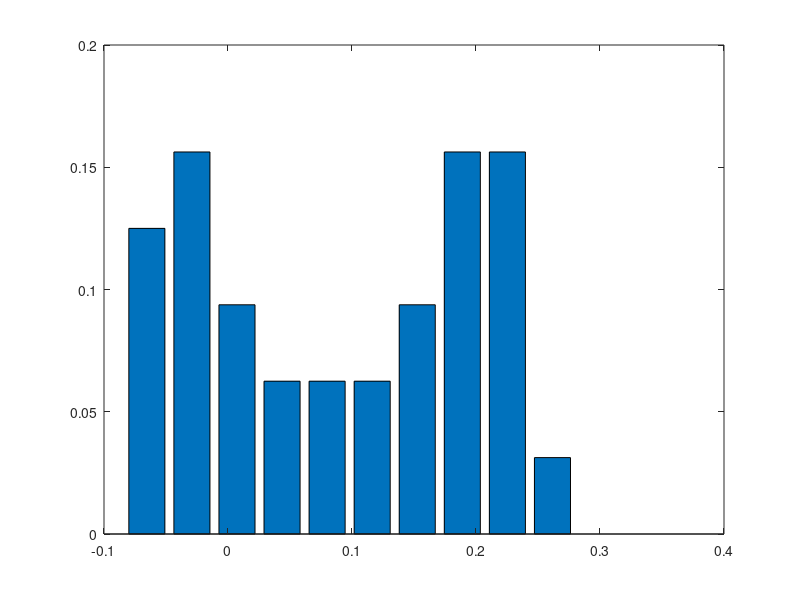
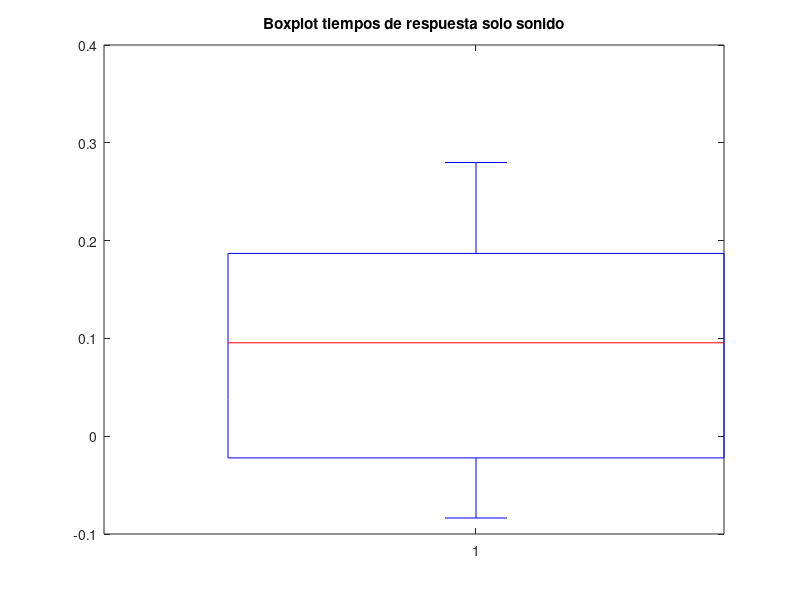
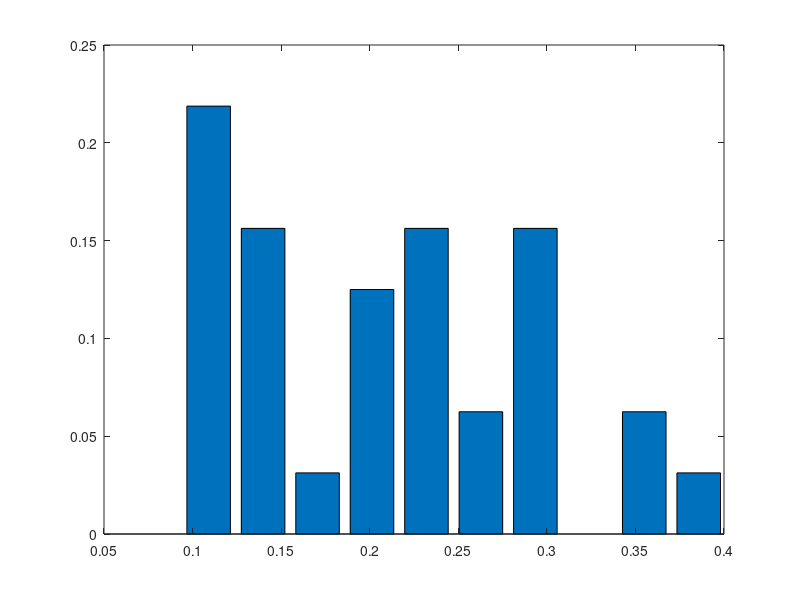
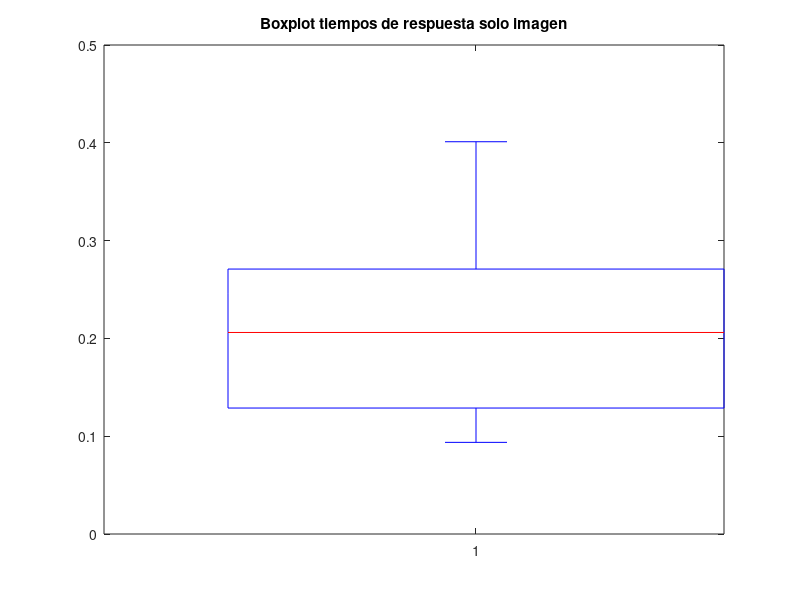

Write MATLAB code to recreate these figures, in order.
format long g;

%% Leer CSV a variables aux
i = 0;
sujeto = [];
tiempo = [];
practica = [];
delay = [];
img = [];
snd = [];
target = [];
total_trials = [];
target_time = cell(1,1);
time_firstPress = cell(1,1);
time_lastPress = cell(1,1);
f = fopen('data/bloques.csv');

while 1    
    suj = fscanf(f, '%i,', [1 1]);
    if isempty(suj)
       break 
    end
    i = i + 1;
    
    sujeto(i) = suj;
    tiempo(i) = fscanf(f, '%f,', [1 1]);
    practica(i) = fscanf(f, '%i,', [1 1]);
    delay(i) = fscanf(f, '%f,', [1 1]);
    img(i) = fscanf(f, '%i,', [1 1]);
    snd(i) = fscanf(f, '%i,', [1 1]);
    target(i) = fscanf(f, '%i,', [1 1]);
    total_trials(i) = fscanf(f, '%i,', [1 1]);
    target_time{i} = fscanf(f, '%f:', [1 total_trials(i)]);
    fscanf(f, ',');
    time_firstPress{i} = fscanf(f, '%f:', [1 total_trials(i)]);
    fscanf(f, ',');
    time_lastPress{i} = fscanf(f, '%f:', [1 total_trials(i)]);
    fscanf(f, ',');
    fscanf(f, '\n');
end
fclose(f);


%% Meter cada trial en el struct Trials sin procesarlos
num_bloques = i;
j = 1;
s = 0;
Trials = [];
for b = 1 : num_bloques
   if s ~= sujeto(b)
       bloque_del_sujeto = 1;
       s = sujeto(b);
   else
       bloque_del_sujeto = bloque_del_sujeto + 1;
   end
   
   for k = 1 : total_trials(b)
       Trials(j).Sujeto = sujeto(b);
       Trials(j).Tiempo = tiempo(b);
       Trials(j).EsDePractica = practica(b);
       Trials(j).Delay = delay(b);
       Trials(j).HayImagen = img(b);
       Trials(j).HaySonido = snd(b);
       Trials(j).SeguirImagen = target(b);
       Trials(j).NumBloque = bloque_del_sujeto;
       Trials(j).NumBloqueOriginal = b;
       Trials(j).NumTrial = k;       
       Trials(j).TiempoObjetivo = target_time{b}(k);
       Trials(j).PrimerTap = time_firstPress{b}(k);
       Trials(j).Asincronia = Trials(j).PrimerTap - Trials(j).TiempoObjetivo;
       Trials(j).UltimoTap = time_lastPress{b}(k);
        
       j = j + 1;    
   end
end

num_trials = j-1;

clear sujeto tiempo practica delay img snd target bloque_del_sujeto total_trials target_time time_firstPress time_lastPress f b i j k s num_bloques suj


%% calcular muestras (promedio de cada bloque) ignorando datos fuera de la ventana y etc
Muestras = [];
t = 1;
m = 1;
k = 0;
asinc = 0;
unbo = Trials(1).NumBloqueOriginal;
while t <= (num_trials + 1)

    if t == (num_trials + 1) || unbo ~= Trials(t).NumBloqueOriginal

        if k ~=0 
            Muestras(m).AsinMedia = asinc / k;
            Muestras(m).Sujeto = Trials(t-1).Sujeto;
            Muestras(m).EsDePractica = Trials(t-1).EsDePractica;
            Muestras(m).Delay = Trials(t-1).Delay;
            Muestras(m).HayImagen = Trials(t-1).HayImagen;
            Muestras(m).HaySonido = Trials(t-1).HaySonido;
            Muestras(m).SeguirImagen = Trials(t-1).SeguirImagen;
            Muestras(m).Accuracy = 1 - (ignorados/(k+ignorados));


            m = m + 1;
        end
        
        k = 0;
        asinc = 0;
        if (t == (num_trials + 1))
        	break
        end
    end
    
    ignorados = 0;
    % ignorar cuando no apreto nada
    if Trials(t).PrimerTap == -1
        ignorados = ignorados + 1;
    end
    
    % ignorar casos donde pega la vuelta (igual estan re afuera de la ventana)
    if Trials(t).Asincronia < -0.5
        ignorados = ignorados + 1;
    end
    
    
    if ignorados == 0
        asinc = asinc + Trials(t).Asincronia;
        k = k + 1;
    end
        
    unbo = Trials(t).NumBloqueOriginal;
    t = t + 1;
end

%% cuentitas cuentitas
mi=1;
ms=1;
deltas_img = [];
deltas_snd = [];
accuracy_snd = [];
accuracy_img = [];

sujs = unique([Muestras.Sujeto]);
for s = 1:numel(sujs)
    suj = sujs(s);
    
    deltas = [Muestras([Muestras.Sujeto]==suj).AsinMedia];
    
    delta_snd = [Muestras( ...
        [Muestras.Sujeto] == suj & ...
        [Muestras.EsDePractica] == 0 & ...
        [Muestras.HayImagen] == 0 & ...
        [Muestras.HaySonido] == 1 ...
    ).AsinMedia];

    accuracy = [Muestras( ...
        [Muestras.Sujeto] == suj & ...
        [Muestras.EsDePractica] == 0 & ...
        [Muestras.HayImagen] == 0 & ...
        [Muestras.HaySonido] == 1 ...
    ).Accuracy];


    if numel(delta_snd) > 0
        deltas_snd(ms) = delta_snd(1);
        accuracy_snd(ms) = accuracy;
        ms = ms + 1;
    end
    
    delta_img = [Muestras( ...
        [Muestras.Sujeto] == suj & ...
        [Muestras.EsDePractica] == 0 & ...
        [Muestras.HayImagen] == 1 & ...
        [Muestras.HaySonido] == 0 ...
    ).AsinMedia];

    accuracy = [Muestras( ...
        [Muestras.Sujeto] == suj & ...
        [Muestras.EsDePractica] == 0 & ...
        [Muestras.HayImagen] == 1 & ...
        [Muestras.HaySonido] == 0 ...
    ).Accuracy];


    if numel(delta_img) > 0
        deltas_img(mi) = delta_img(1);
        accuracy_img(ms) = accuracy;
        mi = mi + 1;
    end
    
    if ~isempty(deltas) 
        % figure;
        % plot(deltas,'r*');
        % plot(deltas);
        % title(['Sujeto ', num2str(suj)]);
    end
end

%Analisis de datos
%%%%%%%%%%%%%%%%%%%%%%%%%%%%%%%%%%%%%%%%%%%%%%%%%%%%%%%%%%%%%%%%%%%
%Solo Sonido:
%%%%%%%%%%%%%%%%%%%%%%%%%%%%%%%%%%%%%%%%%%%%%%%%%%%%%%%%%%%%%%%%%%%

%Distribucion de las muestras(histograma normalizado)

[f,x] = hist(deltas_snd);
figure;
bar(x,f/sum(f))



%One-sample Kolmogorov-Smirnov test, para ver normalidad en la muestra
t = kstest(deltas_snd)

%Boxplot
figure;
boxplot(deltas_snd)
title('Boxplot tiempos de respuesta solo sonido')

%Medidas de centralidad
disp('prom')
mean(deltas_snd)
median(deltas_snd)

%Medidas de dispersion, estabilidad de la sincronia
var(deltas_snd)

%Medidas de precision en la tarea
mean(accuracy_snd)

%%%%%%%%%%%%%%%%%%%%%%%%%%%%%%%%%%%%%%%%%%%%%%%%%%%%%%%%%%%%%%%%%%%
%Solo imagen
%%%%%%%%%%%%%%%%%%%%%%%%%%%%%%%%%%%%%%%%%%%%%%%%%%%%%%%%%%%%%%%%%%%
%Distribucion de las muestras(histograma normalizado)
[f,x] = hist(deltas_img);
figure;
bar(x,f/sum(f))


%Boxplot
figure;
boxplot(deltas_img)
title('Boxplot tiempos de respuesta solo imagen')

%One-sample Kolmogorov-Smirnov test, para ver normalidad en la muestra
h = kstest(deltas_img)

%Medidas de centralidad
disp('prom')
mean(deltas_img)
median(deltas_img)

%Medidas de dispersion, estabilidad de la sincronia
var(deltas_img)

%Medidas de precision en la tarea
mean(accuracy_img)


%Comparacion de los resultados:
[p,h] = ranksum(deltas_snd,deltas_img)
